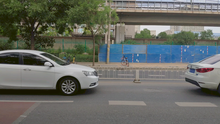
%> input picture test_data/8bit_data/1.png, 220 x 124 px, shrunk from 1920 x 1080 before the run; its folder holds only this picture in this run
$ octave convert_8bit_16bit_gamma.m   (GNU Octave 9; MATLAB toolbox functions it lacks are replaced by stand-ins)
%> lines starting %> are read from the running program, lines starting %| are printed output that depends on the picture
%%%%%%%%%%%%%%%%%%%%%%%%%%%%%%%%%%%%
% 16 bits to 8bits converting： by gamma transformation
%
% parameters:
%   imdir: dir for original images (8bits)
%   img_savedir: dir for converted images (16bits)
%	src_datatype: src image data type
%	dst_datatype: dst image data type
%
% modified: Zhihong Zhang 20190912
%%%%%%%%%%%%%%%%%%%%%%%%%%%%%%%%%%%%%

%% init
clc
clear

%% params setting
img_dir = '..\test_data\8bit_data\'; % src dir
img_savedir = '..\test_data\16bit_data\'; % dist dir
src_datatype = '*.png';
dst_datatype = '.tif'; % for 16bit RGB image, 'tif' is needed

%% generating 'r g b' mapping table
% [23 lines of commented-out code are left out]

%% convert
load('r.mat');
load('g.mat');
load('b.mat');
img_list = dir([img_dir, src_datatype ]);
img_names = {img_list.name};
img_num = length(img_names);

for k = 1:img_num
    name = img_names{k};
    img = imread([img_dir, name]); % original image
%> img is the input picture: size 124x220x3 uint8; mean R, G, B 103.4, 106.1, 99.6
    img = uint8(img);
    [h,w,ch] = size(img);
%> h = 124; w = 220; ch = 3
    new_img=uint8(zeros(h,w,ch));
    for c=1:ch
        for i = 1:h
            for j = 1:w
                switch c
                    case {1}
                        new_img(i,j,1)=r(img(i,j,1)+1); %分别使用r，g，b三个映射表产生的图像偏绿；全部使用b映射表没有明显色差
                    case {2}
                        new_img(i,j,2)=g(img(i,j,2)+1);
                    case {3}
                        new_img(i,j,3)=b(img(i,j,3)+1);
                end
            end
        end
    end
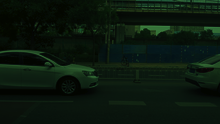
%> new_img: size 124x220x3 uint8; mean R, G, B 10.9, 24.1, 13.5

%     imshow(new_img)
    %%%%%%%%%%%%%%%%%%%%%%%
    [h,w,ch] = size(new_img);
    raw_img=zeros(h,w,ch);
    new_img=uint16(new_img);
%> new_img: size 124x220x3 uint16
    raw_img(:,:,:)=new_img(:,:,:)*255;
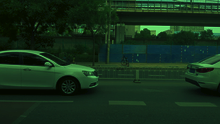
%> raw_img: size 124x220x3 double; mean R, G, B 2778.2, 6153.9, 3448.7; drawn with min black and max white
    raw_img=uint16(raw_img);
%> raw_img: size 124x220x3 uint16
    imwrite(raw_img, [img_savedir, name(1:end-4), dst_datatype])

    if mod(k,100)==0
        fprintf("%.f%% done!\n", 100*k/img_num)
    end
end
